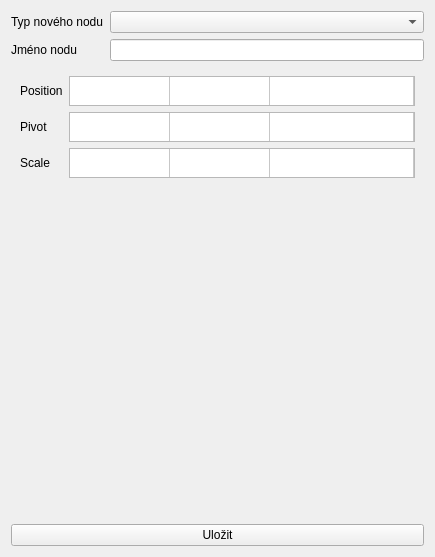
<?xml version="1.0" encoding="UTF-8"?>
<ui version="4.0">
 <class>SceneTreeModificationWidget</class>
 <widget class="QWidget" name="SceneTreeModificationWidget">
  <property name="geometry">
   <rect>
    <x>0</x>
    <y>0</y>
    <width>435</width>
    <height>557</height>
   </rect>
  </property>
  <property name="sizePolicy">
   <sizepolicy hsizetype="Fixed" vsizetype="MinimumExpanding">
    <horstretch>0</horstretch>
    <verstretch>0</verstretch>
   </sizepolicy>
  </property>
  <property name="windowTitle">
   <string>Vytvareni/uprava Node</string>
  </property>
  <layout class="QVBoxLayout" name="verticalLayout">
   <item>
    <layout class="QFormLayout" name="formLayout">
     <property name="margin">
      <number>0</number>
     </property>
     <item row="0" column="0">
      <widget class="QLabel" name="label_nodeType">
       <property name="text">
        <string>Typ nového nodu</string>
       </property>
      </widget>
     </item>
     <item row="0" column="1">
      <widget class="QComboBox" name="nodeType"/>
     </item>
     <item row="1" column="0">
      <widget class="QLabel" name="label_nodeName">
       <property name="text">
        <string>Jméno nodu</string>
       </property>
      </widget>
     </item>
     <item row="1" column="1">
      <widget class="QLineEdit" name="nodeName"/>
     </item>
    </layout>
   </item>
   <item>
    <widget class="QStackedWidget" name="nodeStackedWidget">
     <property name="currentIndex">
      <number>0</number>
     </property>
     <widget class="QWidget" name="positionAttitudeTransform">
      <layout class="QGridLayout" name="gridLayout">
       <item row="0" column="0">
        <widget class="QLabel" name="label_positionVectorTable">
         <property name="text">
          <string>Position</string>
         </property>
        </widget>
       </item>
       <item row="0" column="1">
        <widget class="QTableWidget" name="positionVectorTable">
         <property name="sizePolicy">
          <sizepolicy hsizetype="Expanding" vsizetype="Fixed">
           <horstretch>0</horstretch>
           <verstretch>0</verstretch>
          </sizepolicy>
         </property>
         <property name="maximumSize">
          <size>
           <width>16777215</width>
           <height>30</height>
          </size>
         </property>
         <property name="rowCount">
          <number>1</number>
         </property>
         <property name="columnCount">
          <number>3</number>
         </property>
         <attribute name="horizontalHeaderVisible">
          <bool>false</bool>
         </attribute>
         <attribute name="horizontalHeaderStretchLastSection">
          <bool>true</bool>
         </attribute>
         <attribute name="verticalHeaderVisible">
          <bool>false</bool>
         </attribute>
         <attribute name="verticalHeaderStretchLastSection">
          <bool>false</bool>
         </attribute>
         <row/>
         <column/>
         <column/>
         <column/>
        </widget>
       </item>
       <item row="1" column="0">
        <widget class="QLabel" name="label_pivotVectorTable">
         <property name="text">
          <string>Pivot</string>
         </property>
        </widget>
       </item>
       <item row="1" column="1">
        <widget class="QTableWidget" name="pivotVectorTable">
         <property name="sizePolicy">
          <sizepolicy hsizetype="Expanding" vsizetype="Fixed">
           <horstretch>0</horstretch>
           <verstretch>0</verstretch>
          </sizepolicy>
         </property>
         <property name="maximumSize">
          <size>
           <width>16777215</width>
           <height>30</height>
          </size>
         </property>
         <property name="rowCount">
          <number>1</number>
         </property>
         <property name="columnCount">
          <number>3</number>
         </property>
         <attribute name="horizontalHeaderVisible">
          <bool>false</bool>
         </attribute>
         <attribute name="horizontalHeaderStretchLastSection">
          <bool>true</bool>
         </attribute>
         <attribute name="verticalHeaderVisible">
          <bool>false</bool>
         </attribute>
         <attribute name="verticalHeaderStretchLastSection">
          <bool>false</bool>
         </attribute>
         <row/>
         <column/>
         <column/>
         <column/>
        </widget>
       </item>
       <item row="2" column="0">
        <widget class="QLabel" name="label_scaleVectorTable">
         <property name="text">
          <string>Scale</string>
         </property>
        </widget>
       </item>
       <item row="2" column="1">
        <widget class="QTableWidget" name="scaleVectorTable">
         <property name="sizePolicy">
          <sizepolicy hsizetype="Expanding" vsizetype="Fixed">
           <horstretch>0</horstretch>
           <verstretch>0</verstretch>
          </sizepolicy>
         </property>
         <property name="maximumSize">
          <size>
           <width>16777215</width>
           <height>30</height>
          </size>
         </property>
         <property name="rowCount">
          <number>1</number>
         </property>
         <property name="columnCount">
          <number>3</number>
         </property>
         <attribute name="horizontalHeaderVisible">
          <bool>false</bool>
         </attribute>
         <attribute name="horizontalHeaderStretchLastSection">
          <bool>true</bool>
         </attribute>
         <attribute name="verticalHeaderVisible">
          <bool>false</bool>
         </attribute>
         <attribute name="verticalHeaderStretchLastSection">
          <bool>false</bool>
         </attribute>
         <row/>
         <column/>
         <column/>
         <column/>
        </widget>
       </item>
       <item row="3" column="1">
        <spacer name="verticalSpacer_2">
         <property name="orientation">
          <enum>Qt::Vertical</enum>
         </property>
         <property name="sizeHint" stdset="0">
          <size>
           <width>20</width>
           <height>327</height>
          </size>
         </property>
        </spacer>
       </item>
      </layout>
     </widget>
     <widget class="QWidget" name="matrixTransform">
      <layout class="QGridLayout" name="gridLayout_3">
       <item row="0" column="1">
        <widget class="QTableWidget" name="matrixTable">
         <property name="sizePolicy">
          <sizepolicy hsizetype="Expanding" vsizetype="Fixed">
           <horstretch>0</horstretch>
           <verstretch>0</verstretch>
          </sizepolicy>
         </property>
         <property name="maximumSize">
          <size>
           <width>16777215</width>
           <height>125</height>
          </size>
         </property>
         <property name="rowCount">
          <number>4</number>
         </property>
         <property name="columnCount">
          <number>4</number>
         </property>
         <attribute name="horizontalHeaderVisible">
          <bool>false</bool>
         </attribute>
         <attribute name="horizontalHeaderDefaultSectionSize">
          <number>80</number>
         </attribute>
         <attribute name="horizontalHeaderStretchLastSection">
          <bool>true</bool>
         </attribute>
         <attribute name="verticalHeaderVisible">
          <bool>false</bool>
         </attribute>
         <attribute name="verticalHeaderStretchLastSection">
          <bool>true</bool>
         </attribute>
         <row/>
         <row/>
         <row/>
         <row/>
         <column/>
         <column/>
         <column/>
         <column/>
        </widget>
       </item>
       <item row="0" column="0">
        <widget class="QLabel" name="label_matrixTable">
         <property name="text">
          <string>Matrix</string>
         </property>
        </widget>
       </item>
       <item row="1" column="1">
        <spacer name="verticalSpacer_3">
         <property name="orientation">
          <enum>Qt::Vertical</enum>
         </property>
         <property name="sizeHint" stdset="0">
          <size>
           <width>20</width>
           <height>40</height>
          </size>
         </property>
        </spacer>
       </item>
      </layout>
     </widget>
     <widget class="QWidget" name="group"/>
    </widget>
   </item>
   <item>
    <widget class="QPushButton" name="saveButton">
     <property name="text">
      <string>Uložit</string>
     </property>
    </widget>
   </item>
  </layout>
 </widget>
 <resources/>
 <connections/>
</ui>
